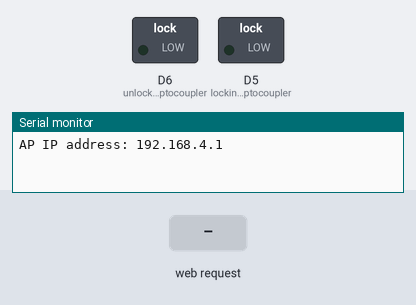
Bench run of a sketch on a simulated ESP8266 (NodeMCU). Shown: switched loads named in the sketch (green lamp = pin HIGH), the last lines printed to the serial monitor. The inputs (shaded band) are chosen by the test bench.

Above: at 1.2 s.
1.3 s: HTTP request GET /?state=1 received
At 2.1 s:
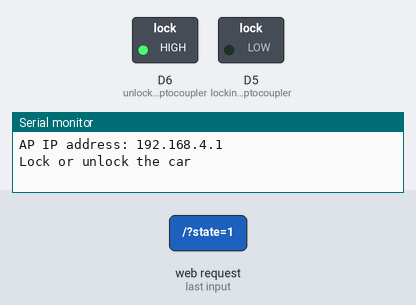
3.8 s: HTTP request GET /?state=0 received
At 4.5 s:
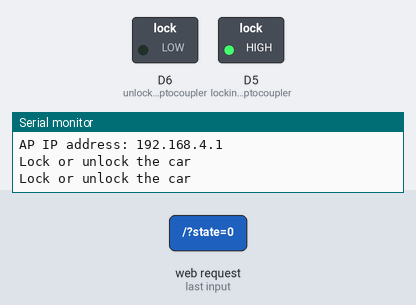
Timing chart, 0 to 6.8 s (numbered marks = the images above; inputs shaded):
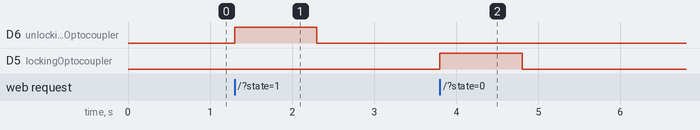

Measured:
- after the input at 1.3 s, D6 (unlockingOptocoupler): LOW → HIGH at once, → LOW 1.0 s later
- after the input at 3.8 s, D5 (lockingOptocoupler): LOW → HIGH at once, → LOW 1.0 s later

The sketch:

smart_phone_as_a_car_remote.ino
```cpp
//Created by: Slavko Zdravevski

#include <ESP8266WiFi.h>
#include <WiFiClient.h>
#include <ESP8266WebServer.h>

const char* ssid = "NAME"; // your name of your car's wifi
const char* password = "PASSWORD"; // your password of your car's wifi
ESP8266WebServer server(80);

int lockingOptocoupler = D5;
int unlockingOptocoupler = D6;
bool serverStateChanged = false;
bool carIsLocked = false;

void setup() {
  Serial.begin(115200);

  pinMode(lockingOptocoupler, OUTPUT);
  pinMode(unlockingOptocoupler, OUTPUT);
  turnOffOptocouplers();

  WiFi.mode(WIFI_AP);
  WiFi.softAP(ssid, password);
  IPAddress myIP = WiFi.softAPIP();
  Serial.print("AP IP address: ");
  Serial.println(myIP);
  server.on ( "/", HTTP_handleRoot );
  server.onNotFound ( HTTP_handleRoot );
  server.begin();
}

void loop() {
  if (serverStateChanged) {
    carIsLocked = !carIsLocked;
    lockOrUnlockCar();
    serverStateChanged = false;
  }

  server.handleClient();
}

void lockOrUnlockCar () {
  Serial.println("Lock or unlock the car");
  if (carIsLocked) {
    digitalWrite(unlockingOptocoupler, HIGH);
  } else {
    digitalWrite(lockingOptocoupler, HIGH);
  }
  delay(1000);
  turnOffOptocouplers();
  delay(1000);
}

void turnOffOptocouplers () {
  digitalWrite(unlockingOptocoupler, LOW);
  digitalWrite(lockingOptocoupler, LOW);
}

void HTTP_handleRoot(void) {
    if(server.hasArg("state")){
      serverStateChanged = true;
    }
  delay(1);
}
```
